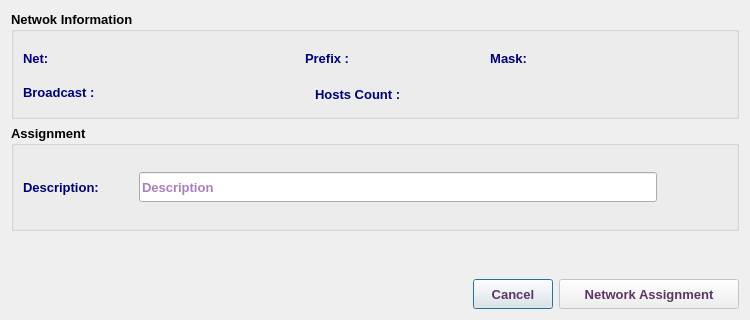
<?xml version="1.0" encoding="UTF-8"?>
<ui version="4.0">
 <class>NetV4AssignmentDialog</class>
 <widget class="QDialog" name="NetV4AssignmentDialog">
  <property name="geometry">
   <rect>
    <x>0</x>
    <y>0</y>
    <width>750</width>
    <height>320</height>
   </rect>
  </property>
  <property name="minimumSize">
   <size>
    <width>750</width>
    <height>320</height>
   </size>
  </property>
  <property name="maximumSize">
   <size>
    <width>751</width>
    <height>321</height>
   </size>
  </property>
  <property name="font">
   <font>
    <family>Tahoma</family>
    <pointsize>10</pointsize>
   </font>
  </property>
  <property name="windowTitle">
   <string>Network Assignment</string>
  </property>
  <property name="windowIcon">
   <iconset resource="../../../../../image.qrc">
    <normaloff>:/Image/connection.png</normaloff>:/Image/connection.png</iconset>
  </property>
  <layout class="QVBoxLayout" name="verticalLayout_4">
   <item>
    <widget class="QGroupBox" name="netGB">
     <property name="font">
      <font>
       <family>Tahoma</family>
       <pointsize>10</pointsize>
       <weight>75</weight>
       <bold>true</bold>
      </font>
     </property>
     <property name="title">
      <string>Netwok Information</string>
     </property>
     <layout class="QVBoxLayout" name="verticalLayout_3">
      <item>
       <layout class="QHBoxLayout" name="horizontalLayout_13">
        <item>
         <widget class="QLabel" name="label_7">
          <property name="minimumSize">
           <size>
            <width>90</width>
            <height>30</height>
           </size>
          </property>
          <property name="maximumSize">
           <size>
            <width>90</width>
            <height>25</height>
           </size>
          </property>
          <property name="font">
           <font>
            <family>Tahoma</family>
            <pointsize>10</pointsize>
            <weight>75</weight>
            <bold>true</bold>
           </font>
          </property>
          <property name="styleSheet">
           <string notr="true">color: rgb(0, 0, 127);</string>
          </property>
          <property name="text">
           <string>Net:</string>
          </property>
         </widget>
        </item>
        <item>
         <widget class="QLabel" name="netLbl">
          <property name="sizePolicy">
           <sizepolicy hsizetype="Expanding" vsizetype="Preferred">
            <horstretch>0</horstretch>
            <verstretch>0</verstretch>
           </sizepolicy>
          </property>
          <property name="minimumSize">
           <size>
            <width>180</width>
            <height>30</height>
           </size>
          </property>
          <property name="maximumSize">
           <size>
            <width>600</width>
            <height>30</height>
           </size>
          </property>
          <property name="font">
           <font>
            <family>Tahoma</family>
            <pointsize>10</pointsize>
           </font>
          </property>
          <property name="styleSheet">
           <string notr="true">color: rgb(85, 0, 127);</string>
          </property>
          <property name="text">
           <string/>
          </property>
         </widget>
        </item>
        <item>
         <widget class="QLabel" name="label_10">
          <property name="minimumSize">
           <size>
            <width>80</width>
            <height>30</height>
           </size>
          </property>
          <property name="maximumSize">
           <size>
            <width>80</width>
            <height>25</height>
           </size>
          </property>
          <property name="font">
           <font>
            <family>Tahoma</family>
            <pointsize>10</pointsize>
            <weight>75</weight>
            <bold>true</bold>
           </font>
          </property>
          <property name="styleSheet">
           <string notr="true">color: rgb(0, 0, 127);</string>
          </property>
          <property name="text">
           <string>Prefix :</string>
          </property>
          <property name="alignment">
           <set>Qt::AlignLeading|Qt::AlignLeft|Qt::AlignVCenter</set>
          </property>
         </widget>
        </item>
        <item>
         <widget class="QLabel" name="prefixLbl">
          <property name="minimumSize">
           <size>
            <width>50</width>
            <height>30</height>
           </size>
          </property>
          <property name="maximumSize">
           <size>
            <width>50</width>
            <height>25</height>
           </size>
          </property>
          <property name="font">
           <font>
            <family>Tahoma</family>
            <pointsize>10</pointsize>
           </font>
          </property>
          <property name="styleSheet">
           <string notr="true">color: rgb(85, 0, 127);</string>
          </property>
          <property name="text">
           <string/>
          </property>
         </widget>
        </item>
        <item>
         <widget class="QLabel" name="label_9">
          <property name="minimumSize">
           <size>
            <width>80</width>
            <height>30</height>
           </size>
          </property>
          <property name="maximumSize">
           <size>
            <width>80</width>
            <height>25</height>
           </size>
          </property>
          <property name="font">
           <font>
            <family>Tahoma</family>
            <pointsize>10</pointsize>
            <weight>75</weight>
            <bold>true</bold>
           </font>
          </property>
          <property name="styleSheet">
           <string notr="true">color: rgb(0, 0, 127);</string>
          </property>
          <property name="text">
           <string>Mask:</string>
          </property>
          <property name="alignment">
           <set>Qt::AlignRight|Qt::AlignTrailing|Qt::AlignVCenter</set>
          </property>
         </widget>
        </item>
        <item>
         <widget class="QLabel" name="maskLbl">
          <property name="sizePolicy">
           <sizepolicy hsizetype="Expanding" vsizetype="Preferred">
            <horstretch>0</horstretch>
            <verstretch>0</verstretch>
           </sizepolicy>
          </property>
          <property name="minimumSize">
           <size>
            <width>180</width>
            <height>30</height>
           </size>
          </property>
          <property name="maximumSize">
           <size>
            <width>600</width>
            <height>30</height>
           </size>
          </property>
          <property name="font">
           <font>
            <family>Tahoma</family>
            <pointsize>10</pointsize>
           </font>
          </property>
          <property name="styleSheet">
           <string notr="true">color: rgb(85, 0, 127);</string>
          </property>
          <property name="text">
           <string/>
          </property>
         </widget>
        </item>
        <item>
         <spacer name="horizontalSpacer_2">
          <property name="orientation">
           <enum>Qt::Horizontal</enum>
          </property>
          <property name="sizeHint" stdset="0">
           <size>
            <width>40</width>
            <height>20</height>
           </size>
          </property>
         </spacer>
        </item>
       </layout>
      </item>
      <item>
       <layout class="QHBoxLayout" name="horizontalLayout_12">
        <item>
         <widget class="QLabel" name="label_11">
          <property name="minimumSize">
           <size>
            <width>100</width>
            <height>30</height>
           </size>
          </property>
          <property name="maximumSize">
           <size>
            <width>120</width>
            <height>30</height>
           </size>
          </property>
          <property name="font">
           <font>
            <family>Tahoma</family>
            <pointsize>10</pointsize>
            <weight>75</weight>
            <bold>true</bold>
           </font>
          </property>
          <property name="styleSheet">
           <string notr="true">color: rgb(0, 0, 127);</string>
          </property>
          <property name="text">
           <string>Broadcast :</string>
          </property>
         </widget>
        </item>
        <item>
         <widget class="QLabel" name="bcLbl">
          <property name="sizePolicy">
           <sizepolicy hsizetype="Expanding" vsizetype="Preferred">
            <horstretch>0</horstretch>
            <verstretch>0</verstretch>
           </sizepolicy>
          </property>
          <property name="minimumSize">
           <size>
            <width>180</width>
            <height>30</height>
           </size>
          </property>
          <property name="maximumSize">
           <size>
            <width>600</width>
            <height>30</height>
           </size>
          </property>
          <property name="font">
           <font>
            <family>Tahoma</family>
            <pointsize>10</pointsize>
            <weight>75</weight>
            <bold>true</bold>
           </font>
          </property>
          <property name="styleSheet">
           <string notr="true">color: rgb(85, 0, 127);</string>
          </property>
          <property name="text">
           <string/>
          </property>
         </widget>
        </item>
        <item>
         <widget class="QLabel" name="label_12">
          <property name="minimumSize">
           <size>
            <width>130</width>
            <height>30</height>
           </size>
          </property>
          <property name="maximumSize">
           <size>
            <width>130</width>
            <height>25</height>
           </size>
          </property>
          <property name="font">
           <font>
            <family>Tahoma</family>
            <pointsize>10</pointsize>
            <weight>75</weight>
            <bold>true</bold>
           </font>
          </property>
          <property name="styleSheet">
           <string notr="true">color: rgb(0, 0, 127);</string>
          </property>
          <property name="text">
           <string>Hosts Count :</string>
          </property>
          <property name="alignment">
           <set>Qt::AlignLeading|Qt::AlignLeft|Qt::AlignVCenter</set>
          </property>
         </widget>
        </item>
        <item>
         <widget class="QLabel" name="hostLbl">
          <property name="minimumSize">
           <size>
            <width>150</width>
            <height>30</height>
           </size>
          </property>
          <property name="maximumSize">
           <size>
            <width>150</width>
            <height>25</height>
           </size>
          </property>
          <property name="font">
           <font>
            <family>Tahoma</family>
            <pointsize>10</pointsize>
            <weight>75</weight>
            <bold>true</bold>
           </font>
          </property>
          <property name="styleSheet">
           <string notr="true">color: rgb(85, 0, 127);</string>
          </property>
          <property name="text">
           <string/>
          </property>
         </widget>
        </item>
        <item>
         <spacer name="horizontalSpacer_3">
          <property name="orientation">
           <enum>Qt::Horizontal</enum>
          </property>
          <property name="sizeHint" stdset="0">
           <size>
            <width>40</width>
            <height>20</height>
           </size>
          </property>
         </spacer>
        </item>
       </layout>
      </item>
     </layout>
    </widget>
   </item>
   <item>
    <layout class="QHBoxLayout" name="horizontalLayout_2">
     <item>
      <widget class="QGroupBox" name="groupBox">
       <property name="font">
        <font>
         <family>Tahoma</family>
         <pointsize>10</pointsize>
         <weight>75</weight>
         <bold>true</bold>
        </font>
       </property>
       <property name="title">
        <string>Assignment</string>
       </property>
       <layout class="QHBoxLayout" name="horizontalLayout">
        <item>
         <widget class="QLabel" name="label_5">
          <property name="minimumSize">
           <size>
            <width>110</width>
            <height>30</height>
           </size>
          </property>
          <property name="maximumSize">
           <size>
            <width>110</width>
            <height>30</height>
           </size>
          </property>
          <property name="font">
           <font>
            <family>Tahoma</family>
            <pointsize>10</pointsize>
            <weight>75</weight>
            <bold>true</bold>
           </font>
          </property>
          <property name="styleSheet">
           <string notr="true">color: rgb(0, 0, 127);</string>
          </property>
          <property name="text">
           <string>Description:</string>
          </property>
         </widget>
        </item>
        <item>
         <widget class="QLineEdit" name="descLE">
          <property name="sizePolicy">
           <sizepolicy hsizetype="Expanding" vsizetype="Preferred">
            <horstretch>0</horstretch>
            <verstretch>0</verstretch>
           </sizepolicy>
          </property>
          <property name="minimumSize">
           <size>
            <width>500</width>
            <height>30</height>
           </size>
          </property>
          <property name="maximumSize">
           <size>
            <width>8000</width>
            <height>30</height>
           </size>
          </property>
          <property name="font">
           <font>
            <family>Tahoma</family>
            <pointsize>10</pointsize>
            <weight>75</weight>
            <bold>true</bold>
           </font>
          </property>
          <property name="styleSheet">
           <string notr="true">color: rgb(85, 0, 127);</string>
          </property>
          <property name="placeholderText">
           <string>Description</string>
          </property>
         </widget>
        </item>
        <item>
         <widget class="QLabel" name="pix">
          <property name="enabled">
           <bool>true</bool>
          </property>
          <property name="minimumSize">
           <size>
            <width>64</width>
            <height>64</height>
           </size>
          </property>
          <property name="maximumSize">
           <size>
            <width>64</width>
            <height>64</height>
           </size>
          </property>
          <property name="font">
           <font>
            <family>Tahoma</family>
            <pointsize>10</pointsize>
           </font>
          </property>
          <property name="text">
           <string/>
          </property>
          <property name="pixmap">
           <pixmap resource="../../../../../image.qrc">:/Image/connection.png</pixmap>
          </property>
         </widget>
        </item>
       </layout>
      </widget>
     </item>
    </layout>
   </item>
   <item>
    <spacer name="verticalSpacer">
     <property name="font">
      <font>
       <family>Tahoma</family>
       <pointsize>10</pointsize>
      </font>
     </property>
     <property name="orientation">
      <enum>Qt::Vertical</enum>
     </property>
     <property name="sizeHint" stdset="0">
      <size>
       <width>20</width>
       <height>36</height>
      </size>
     </property>
    </spacer>
   </item>
   <item>
    <layout class="QHBoxLayout" name="horizontalLayout_8">
     <item>
      <spacer name="horizontalSpacer">
       <property name="font">
        <font>
         <family>Tahoma</family>
         <pointsize>10</pointsize>
        </font>
       </property>
       <property name="orientation">
        <enum>Qt::Horizontal</enum>
       </property>
       <property name="sizeHint" stdset="0">
        <size>
         <width>40</width>
         <height>20</height>
        </size>
       </property>
      </spacer>
     </item>
     <item>
      <widget class="QPushButton" name="cancelBtn">
       <property name="sizePolicy">
        <sizepolicy hsizetype="Preferred" vsizetype="Preferred">
         <horstretch>0</horstretch>
         <verstretch>0</verstretch>
        </sizepolicy>
       </property>
       <property name="minimumSize">
        <size>
         <width>80</width>
         <height>30</height>
        </size>
       </property>
       <property name="maximumSize">
        <size>
         <width>150</width>
         <height>30</height>
        </size>
       </property>
       <property name="font">
        <font>
         <family>Tahoma</family>
         <pointsize>10</pointsize>
         <weight>75</weight>
         <bold>true</bold>
        </font>
       </property>
       <property name="styleSheet">
        <string notr="true">color: rgb(92, 53, 102);</string>
       </property>
       <property name="text">
        <string>Cancel</string>
       </property>
      </widget>
     </item>
     <item>
      <widget class="QPushButton" name="okBtn">
       <property name="enabled">
        <bool>false</bool>
       </property>
       <property name="sizePolicy">
        <sizepolicy hsizetype="Preferred" vsizetype="Preferred">
         <horstretch>0</horstretch>
         <verstretch>0</verstretch>
        </sizepolicy>
       </property>
       <property name="minimumSize">
        <size>
         <width>180</width>
         <height>30</height>
        </size>
       </property>
       <property name="maximumSize">
        <size>
         <width>250</width>
         <height>30</height>
        </size>
       </property>
       <property name="font">
        <font>
         <family>Tahoma</family>
         <pointsize>10</pointsize>
         <weight>75</weight>
         <bold>true</bold>
        </font>
       </property>
       <property name="styleSheet">
        <string notr="true">color: rgb(92, 53, 102);</string>
       </property>
       <property name="text">
        <string>Network Assignment</string>
       </property>
       <property name="icon">
        <iconset resource="../../../../../image.qrc">
         <normaloff>:/Image/connection.png</normaloff>:/Image/connection.png</iconset>
       </property>
       <property name="iconSize">
        <size>
         <width>20</width>
         <height>20</height>
        </size>
       </property>
      </widget>
     </item>
    </layout>
   </item>
  </layout>
 </widget>
 <tabstops>
  <tabstop>descLE</tabstop>
  <tabstop>okBtn</tabstop>
  <tabstop>cancelBtn</tabstop>
 </tabstops>
 <resources>
  <include location="../../../../../image.qrc"/>
 </resources>
 <connections/>
</ui>
